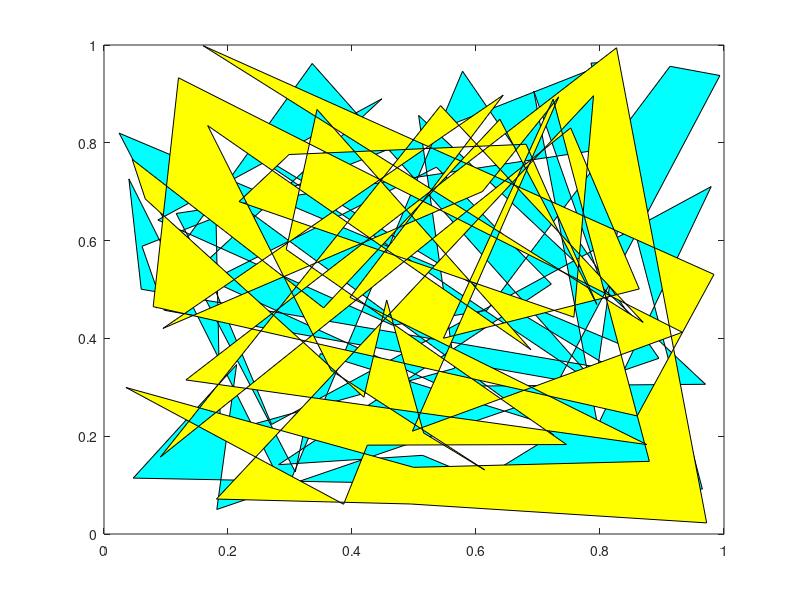

MATLAB code for this plot: (Note: this script raises an error after producing the figure.)
clear all
close all
clc

n=50;% number of random polygon vertices
scale=2^15;% scale factor from double to int64 (arbitrary)

p1=rand(n,2);% make random polygon (self-intersecting)
% recast into int64 in order to input to clipper
poly1.x=int64(p1(:,1)*scale);
poly1.y=int64(p1(:,2)*scale);

fill(p1(:,1),p1(:,2),'c'), hold on% plot first polygon

p2=rand(n,2);% make random polygon (self-intersecting)
% recast into int64 in order to input to clipper
poly2.x=int64(p2(:,1)*scale);
poly2.y=int64(p2(:,2)*scale);

fill(p2(:,1),p2(:,2),'y')% plot second polygon

out=clipper(poly1,poly2,1);% perform intersection

for i=1:length(out)
    fill(out(i).x/scale,out(i).y/scale,'r')% plot each output polygon
    % convert double output back to int64 for more input
    out(i).x=int64(out(i).x);
    out(i).y=int64(out(i).y);
end

offset=clipper(out,.02*scale,1);% perform outsetting

for i=1:length(offset)
    % plot output, remembering to connect last vertex to first
    plot([offset(i).x;offset(i).x(1)]/scale,...
        [offset(i).y;offset(i).y(1)]/scale,'k','linewidth',2)
    % convert double output back to int64 for more input
    offset(i).x=int64(offset(i).x);
    offset(i).y=int64(offset(i).y);
end

orientation=clipper(offset)% output orientations to screen